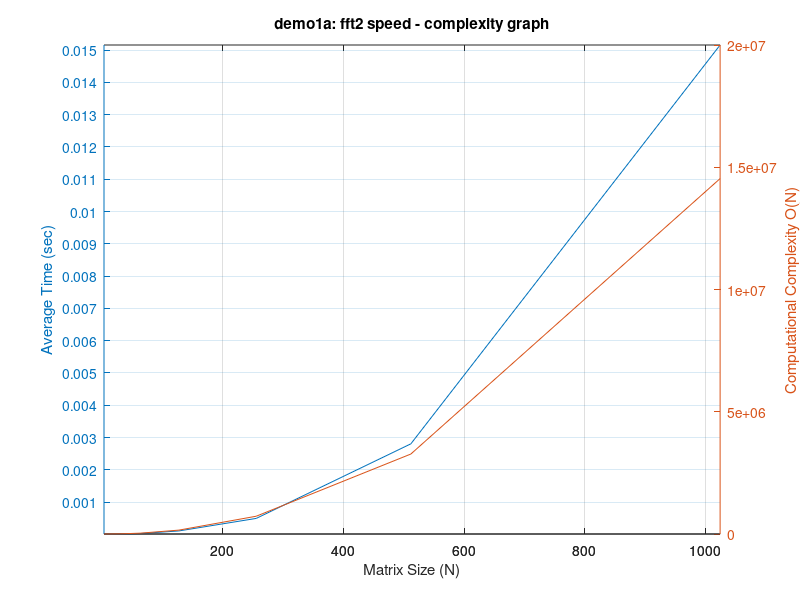

This figure's MATLAB source: (Note: this script raises an error after producing the figure.)
clear all;
clc;

maxSize = 9;

avgElapsed = zeros(1,maxSize);
complexity = zeros(1,maxSize);
N = zeros(1,maxSize);
for k = 1:maxSize
	N(k) = 2^(k+1);
	im = rand(N(k));
	timeVal = tic;
	for i = 1:100	
		fft2(im);
	end
	avgElapsed(k) = toc(timeVal)/100;
	complexity(k) = N(k)*N(k) * log(N(k)*N(k));
end

figure
[hAx,hLine1,hLine2] = plotyy(N,avgElapsed,N,complexity);

title('demo1a: fft2 speed - complexity graph')
xlabel('Matrix Size (N)')

ylabel(hAx(1),'Average Time (sec)') % left y-axis
ylabel(hAx(2),'Computational Complexity O(N)') % right y-axis

set(hAx(1),'YLim', [avgElapsed(1) avgElapsed(end)]);
set(hAx(1),'YTick', 0:0.001:avgElapsed(end));
grid on
matlab2tikz('../figures/fft2_speed_complexity.tex','showinfo',false);

